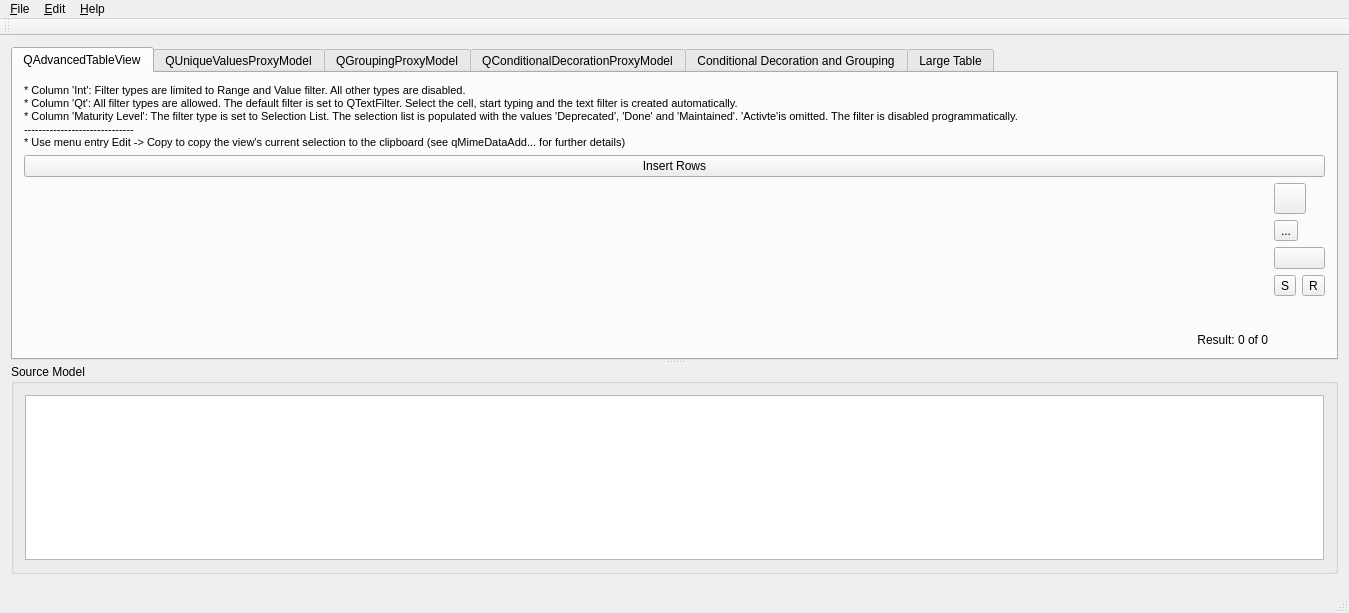
<?xml version="1.0" encoding="UTF-8"?>
<ui version="4.0">
 <class>MainWindow</class>
 <widget class="QMainWindow" name="MainWindow">
  <property name="geometry">
   <rect>
    <x>0</x>
    <y>0</y>
    <width>1349</width>
    <height>613</height>
   </rect>
  </property>
  <property name="windowTitle">
   <string>MainWindow</string>
  </property>
  <widget class="QWidget" name="centralWidget">
   <layout class="QVBoxLayout" name="verticalLayout_5">
    <item>
     <widget class="QSplitter" name="splitter">
      <property name="orientation">
       <enum>Qt::Vertical</enum>
      </property>
      <widget class="QTabWidget" name="tabWidget">
       <property name="currentIndex">
        <number>0</number>
       </property>
       <widget class="QWidget" name="tab">
        <attribute name="title">
         <string>QAdvancedTableView</string>
        </attribute>
        <layout class="QVBoxLayout" name="verticalLayout_7">
         <item>
          <widget class="QLabel" name="label">
           <property name="text">
            <string>&lt;!DOCTYPE HTML PUBLIC &quot;-//W3C//DTD HTML 4.0//EN&quot; &quot;http://www.w3.org/TR/REC-html40/strict.dtd&quot;&gt;
&lt;html&gt;&lt;head&gt;&lt;meta name=&quot;qrichtext&quot; content=&quot;1&quot; /&gt;&lt;style type=&quot;text/css&quot;&gt;
p, li { white-space: pre-wrap; }
&lt;/style&gt;&lt;/head&gt;&lt;body style=&quot; font-family:'MS Shell Dlg 2'; font-size:8pt; font-weight:400; font-style:normal;&quot;&gt;
&lt;p style=&quot; margin-top:0px; margin-bottom:0px; margin-left:0px; margin-right:0px; -qt-block-indent:0; text-indent:0px;&quot;&gt;* Column 'Int': Filter types are limited to Range and Value filter. All other types are disabled.&lt;/p&gt;
&lt;p style=&quot; margin-top:0px; margin-bottom:0px; margin-left:0px; margin-right:0px; -qt-block-indent:0; text-indent:0px;&quot;&gt;* Column 'Qt': All filter types are allowed. The default filter is set to QTextFilter. Select the cell, start typing and the text filter is created automatically.&lt;/p&gt;
&lt;p style=&quot; margin-top:0px; margin-bottom:0px; margin-left:0px; margin-right:0px; -qt-block-indent:0; text-indent:0px;&quot;&gt;* Column 'Maturity Level': The filter type is set to Selection List. The selection list is populated with the values&lt;span style=&quot; color:#000000;&quot;&gt; 'Deprecated', 'Done' and 'Maintained'. 'Activte'is omitted. The filter is disabled programmatically.&lt;/span&gt;&lt;/p&gt;
&lt;p style=&quot; margin-top:0px; margin-bottom:0px; margin-left:0px; margin-right:0px; -qt-block-indent:0; text-indent:0px;&quot;&gt;&lt;span style=&quot; color:#000000;&quot;&gt;------------------------------&lt;/span&gt;&lt;/p&gt;
&lt;p style=&quot; margin-top:0px; margin-bottom:0px; margin-left:0px; margin-right:0px; -qt-block-indent:0; text-indent:0px;&quot;&gt;&lt;span style=&quot; color:#000000;&quot;&gt;* Use menu entry Edit -&amp;gt; Copy to copy the view's current selection to the clipboard (see qMimeDataAdd... for further details)&lt;/span&gt;&lt;/p&gt;&lt;/body&gt;&lt;/html&gt;</string>
           </property>
          </widget>
         </item>
         <item>
          <widget class="QPushButton" name="commandInsertRows">
           <property name="text">
            <string>Insert Rows</string>
           </property>
          </widget>
         </item>
         <item>
          <layout class="QGridLayout" name="gridLayout_2">
           <item row="0" column="0">
            <widget class="QAdvancedTableView" name="filterTableView" native="true"/>
           </item>
           <item row="0" column="1">
            <layout class="QVBoxLayout" name="verticalLayout">
             <item>
              <widget class="QToolButton" name="splitModeToolButton">
               <property name="text">
                <string/>
               </property>
               <property name="iconSize">
                <size>
                 <width>24</width>
                 <height>24</height>
                </size>
               </property>
              </widget>
             </item>
             <item>
              <widget class="QToolButton" name="pinRowsToolButton">
               <property name="text">
                <string>...</string>
               </property>
               <property name="icon">
                <iconset resource="../qaivlib/QAIV.qrc">
                 <normaloff>:/qaiv/pin/enabled</normaloff>:/qaiv/pin/enabled</iconset>
               </property>
               <property name="iconSize">
                <size>
                 <width>24</width>
                 <height>24</height>
                </size>
               </property>
               <property name="checkable">
                <bool>false</bool>
               </property>
              </widget>
             </item>
             <item>
              <widget class="QTableModelExportPushButton" name="exportPushButton">
               <property name="iconSize">
                <size>
                 <width>24</width>
                 <height>24</height>
                </size>
               </property>
              </widget>
             </item>
             <item>
              <layout class="QHBoxLayout" name="horizontalLayout">
               <item>
                <widget class="QToolButton" name="saveStateToolButton">
                 <property name="sizePolicy">
                  <sizepolicy hsizetype="Fixed" vsizetype="Fixed">
                   <horstretch>0</horstretch>
                   <verstretch>0</verstretch>
                  </sizepolicy>
                 </property>
                 <property name="toolTip">
                  <string>Save table view state</string>
                 </property>
                 <property name="text">
                  <string>S</string>
                 </property>
                </widget>
               </item>
               <item>
                <widget class="QToolButton" name="restoreStateToolButton">
                 <property name="toolTip">
                  <string>Restore table view state</string>
                 </property>
                 <property name="text">
                  <string>R</string>
                 </property>
                </widget>
               </item>
              </layout>
             </item>
             <item>
              <spacer name="verticalSpacer_2">
               <property name="orientation">
                <enum>Qt::Vertical</enum>
               </property>
               <property name="sizeHint" stdset="0">
                <size>
                 <width>20</width>
                 <height>40</height>
                </size>
               </property>
              </spacer>
             </item>
            </layout>
           </item>
           <item row="1" column="0">
            <widget class="QLabel" name="advancedTableViewResultLabel">
             <property name="text">
              <string>Result: 0 of 0</string>
             </property>
             <property name="alignment">
              <set>Qt::AlignRight|Qt::AlignTrailing|Qt::AlignVCenter</set>
             </property>
            </widget>
           </item>
          </layout>
         </item>
        </layout>
       </widget>
       <widget class="QWidget" name="tab_2">
        <attribute name="title">
         <string>QUniqueValuesProxyModel</string>
        </attribute>
        <layout class="QVBoxLayout" name="verticalLayout_3">
         <item>
          <widget class="QLabel" name="label_2">
           <property name="text">
            <string>&lt;!DOCTYPE HTML PUBLIC &quot;-//W3C//DTD HTML 4.0//EN&quot; &quot;http://www.w3.org/TR/REC-html40/strict.dtd&quot;&gt;
&lt;html&gt;&lt;head&gt;&lt;meta name=&quot;qrichtext&quot; content=&quot;1&quot; /&gt;&lt;style type=&quot;text/css&quot;&gt;
p, li { white-space: pre-wrap; }
&lt;/style&gt;&lt;/head&gt;&lt;body style=&quot; font-family:'MS Shell Dlg 2'; font-size:8.25pt; font-weight:400; font-style:normal;&quot;&gt;
&lt;p style=&quot; margin-top:0px; margin-bottom:0px; margin-left:0px; margin-right:0px; -qt-block-indent:0; text-indent:0px;&quot;&gt;&lt;span style=&quot; font-size:8pt;&quot;&gt;The QUniqueValuesProxyModel removes all duplicate values in column 'Duplicate Values'&lt;/span&gt;&lt;/p&gt;&lt;/body&gt;&lt;/html&gt;</string>
           </property>
          </widget>
         </item>
         <item>
          <widget class="QTableView" name="uniqueValuesTableView">
           <property name="alternatingRowColors">
            <bool>true</bool>
           </property>
          </widget>
         </item>
        </layout>
       </widget>
       <widget class="QWidget" name="tab_3">
        <attribute name="title">
         <string>QGroupingProxyModel</string>
        </attribute>
        <layout class="QVBoxLayout" name="verticalLayout_6">
         <item>
          <widget class="QLabel" name="label_3">
           <property name="sizePolicy">
            <sizepolicy hsizetype="Preferred" vsizetype="Fixed">
             <horstretch>0</horstretch>
             <verstretch>0</verstretch>
            </sizepolicy>
           </property>
           <property name="text">
            <string>&lt;!DOCTYPE HTML PUBLIC &quot;-//W3C//DTD HTML 4.0//EN&quot; &quot;http://www.w3.org/TR/REC-html40/strict.dtd&quot;&gt;
&lt;html&gt;&lt;head&gt;&lt;meta name=&quot;qrichtext&quot; content=&quot;1&quot; /&gt;&lt;style type=&quot;text/css&quot;&gt;
p, li { white-space: pre-wrap; }
&lt;/style&gt;&lt;/head&gt;&lt;body style=&quot; font-family:'MS Shell Dlg 2'; font-size:8.25pt; font-weight:400; font-style:normal;&quot;&gt;
&lt;p style=&quot; margin-top:0px; margin-bottom:0px; margin-left:0px; margin-right:0px; -qt-block-indent:0; text-indent:0px;&quot;&gt;&lt;span style=&quot; font-size:8pt;&quot;&gt;* The QGroupingProxyModel groups the items based on the values in column 'Qt Group'. Items not matching the group selectors are listed in group 'Ungrouped'.&lt;/span&gt;&lt;/p&gt;
&lt;p style=&quot; margin-top:0px; margin-bottom:0px; margin-left:0px; margin-right:0px; -qt-block-indent:0; text-indent:0px;&quot;&gt;&lt;span style=&quot; font-size:8pt;&quot;&gt;* Editing the values in column 'Qt Group' will rearrange the items.&lt;/span&gt;&lt;/p&gt;
&lt;p style=&quot; margin-top:0px; margin-bottom:0px; margin-left:0px; margin-right:0px; -qt-block-indent:0; text-indent:0px;&quot;&gt;&lt;span style=&quot; font-size:8pt;&quot;&gt;* The groups are defined in mainwindow.cpp section 'QGroupingProxyModel'.&lt;/span&gt;&lt;/p&gt;
&lt;p style=&quot; margin-top:0px; margin-bottom:0px; margin-left:0px; margin-right:0px; -qt-block-indent:0; text-indent:0px;&quot;&gt;&lt;span style=&quot; font-size:8pt;&quot;&gt;* Both views are using the class QAdvancedHeaderView to control the visbility of the columns (Right mouse click on the header items shows the context menu).&lt;/span&gt;&lt;/p&gt;
&lt;p style=&quot; margin-top:0px; margin-bottom:0px; margin-left:0px; margin-right:0px; -qt-block-indent:0; text-indent:0px;&quot;&gt;&lt;span style=&quot; font-size:8pt;&quot;&gt;* Sorting is enabled by using cascading proxies. QStandardItemModel -&amp;gt; QGroupingProxyModel -&amp;gt; QSortFilterProxyModel -&amp;gt; QTreeView.&lt;/span&gt;&lt;/p&gt;&lt;/body&gt;&lt;/html&gt;</string>
           </property>
           <property name="alignment">
            <set>Qt::AlignLeading|Qt::AlignLeft|Qt::AlignTop</set>
           </property>
           <property name="wordWrap">
            <bool>true</bool>
           </property>
          </widget>
         </item>
         <item>
          <layout class="QGridLayout" name="gridLayout">
           <item row="0" column="1">
            <widget class="QLabel" name="label_4">
             <property name="text">
              <string>&lt;!DOCTYPE HTML PUBLIC &quot;-//W3C//DTD HTML 4.0//EN&quot; &quot;http://www.w3.org/TR/REC-html40/strict.dtd&quot;&gt;
&lt;html&gt;&lt;head&gt;&lt;meta name=&quot;qrichtext&quot; content=&quot;1&quot; /&gt;&lt;style type=&quot;text/css&quot;&gt;
p, li { white-space: pre-wrap; }
&lt;/style&gt;&lt;/head&gt;&lt;body style=&quot; font-family:'MS Shell Dlg 2'; font-size:8.25pt; font-weight:400; font-style:normal;&quot;&gt;
&lt;p style=&quot; margin-top:0px; margin-bottom:0px; margin-left:0px; margin-right:0px; -qt-block-indent:0; text-indent:0px;&quot;&gt;&lt;span style=&quot; font-size:8pt; font-weight:600;&quot;&gt;Add/Remove Group&lt;/span&gt;&lt;/p&gt;&lt;/body&gt;&lt;/html&gt;</string>
             </property>
            </widget>
           </item>
           <item row="0" column="0" rowspan="4">
            <widget class="QTreeView" name="groupingTreeView">
             <property name="sortingEnabled">
              <bool>true</bool>
             </property>
            </widget>
           </item>
           <item row="1" column="1">
            <widget class="QCheckBox" name="groupWindowsCheckBox">
             <property name="text">
              <string>Windows developers</string>
             </property>
             <property name="checkable">
              <bool>true</bool>
             </property>
            </widget>
           </item>
           <item row="2" column="1">
            <widget class="QCheckBox" name="groupUnixCheckBox">
             <property name="text">
              <string>Unix developers</string>
             </property>
            </widget>
           </item>
           <item row="3" column="1">
            <spacer name="verticalSpacer">
             <property name="orientation">
              <enum>Qt::Vertical</enum>
             </property>
             <property name="sizeHint" stdset="0">
              <size>
               <width>20</width>
               <height>40</height>
              </size>
             </property>
            </spacer>
           </item>
          </layout>
         </item>
        </layout>
       </widget>
       <widget class="QWidget" name="tab_4">
        <attribute name="title">
         <string>QConditionalDecorationProxyModel</string>
        </attribute>
        <layout class="QVBoxLayout" name="verticalLayout_4">
         <item>
          <widget class="QLabel" name="label_7">
           <property name="text">
            <string>&lt;html&gt;&lt;head/&gt;&lt;body&gt;&lt;p&gt;Select a cell (item) and click on the right mouse button to open the dialog to add or modify a conditional decoration.&lt;/p&gt;&lt;/body&gt;&lt;/html&gt;</string>
           </property>
          </widget>
         </item>
         <item>
          <widget class="QTableView" name="decorationProxyModelTableView">
           <property name="contextMenuPolicy">
            <enum>Qt::CustomContextMenu</enum>
           </property>
          </widget>
         </item>
        </layout>
       </widget>
       <widget class="QWidget" name="tab_7">
        <attribute name="title">
         <string>Conditional Decoration and Grouping</string>
        </attribute>
        <layout class="QVBoxLayout" name="verticalLayout_9">
         <item>
          <widget class="QLabel" name="label_5">
           <property name="sizePolicy">
            <sizepolicy hsizetype="Preferred" vsizetype="Fixed">
             <horstretch>0</horstretch>
             <verstretch>0</verstretch>
            </sizepolicy>
           </property>
           <property name="text">
            <string>&lt;!DOCTYPE HTML PUBLIC &quot;-//W3C//DTD HTML 4.0//EN&quot; &quot;http://www.w3.org/TR/REC-html40/strict.dtd&quot;&gt;
&lt;html&gt;&lt;head&gt;&lt;meta name=&quot;qrichtext&quot; content=&quot;1&quot; /&gt;&lt;style type=&quot;text/css&quot;&gt;
p, li { white-space: pre-wrap; }
&lt;/style&gt;&lt;/head&gt;&lt;body style=&quot; font-family:'MS Shell Dlg 2'; font-size:8.25pt; font-weight:400; font-style:normal;&quot;&gt;
&lt;p style=&quot; margin-top:0px; margin-bottom:0px; margin-left:0px; margin-right:0px; -qt-block-indent:0; text-indent:0px;&quot;&gt;&lt;span style=&quot; font-size:8pt;&quot;&gt;* This tab demonstrates how a QConditionalDecorationProxyModel and the QGroupingProxyModel can be combined.&lt;/span&gt;&lt;/p&gt;
&lt;p style=&quot; margin-top:0px; margin-bottom:0px; margin-left:0px; margin-right:0px; -qt-block-indent:0; text-indent:0px;&quot;&gt;&lt;span style=&quot; font-size:8pt;&quot;&gt;* A click on the right mouse button opens the dialog to configure the decorations.&lt;/span&gt;&lt;/p&gt;&lt;/body&gt;&lt;/html&gt;</string>
           </property>
           <property name="alignment">
            <set>Qt::AlignLeading|Qt::AlignLeft|Qt::AlignTop</set>
           </property>
           <property name="wordWrap">
            <bool>true</bool>
           </property>
          </widget>
         </item>
         <item>
          <widget class="QTreeView" name="decoratedGroupingTreeView">
           <property name="contextMenuPolicy">
            <enum>Qt::CustomContextMenu</enum>
           </property>
           <property name="sortingEnabled">
            <bool>true</bool>
           </property>
          </widget>
         </item>
        </layout>
       </widget>
       <widget class="QWidget" name="tabLargeTable">
        <attribute name="title">
         <string>Large Table</string>
        </attribute>
        <layout class="QGridLayout" name="gridLayout_3">
         <item row="0" column="0">
          <widget class="QLabel" name="label_6">
           <property name="text">
            <string>&lt;!DOCTYPE HTML PUBLIC &quot;-//W3C//DTD HTML 4.0//EN&quot; &quot;http://www.w3.org/TR/REC-html40/strict.dtd&quot;&gt;
&lt;html&gt;&lt;head&gt;&lt;meta name=&quot;qrichtext&quot; content=&quot;1&quot; /&gt;&lt;style type=&quot;text/css&quot;&gt;
p, li { white-space: pre-wrap; }
&lt;/style&gt;&lt;/head&gt;&lt;body style=&quot; font-family:'MS Shell Dlg 2'; font-size:8.25pt; font-weight:400; font-style:normal;&quot;&gt;
&lt;p style=&quot; margin-top:0px; margin-bottom:0px; margin-left:0px; margin-right:0px; -qt-block-indent:0; text-indent:0px;&quot;&gt;&lt;span style=&quot; font-size:8pt;&quot;&gt;Click 'Populate' to fill the table view with 30.000 words from the file 'lorem_ipsum.txt'.&lt;/span&gt;&lt;/p&gt;&lt;/body&gt;&lt;/html&gt;</string>
           </property>
          </widget>
         </item>
         <item row="0" column="1">
          <widget class="QPushButton" name="populatePushButton">
           <property name="sizePolicy">
            <sizepolicy hsizetype="Fixed" vsizetype="Fixed">
             <horstretch>0</horstretch>
             <verstretch>0</verstretch>
            </sizepolicy>
           </property>
           <property name="text">
            <string>Populate</string>
           </property>
          </widget>
         </item>
         <item row="1" column="0" colspan="2">
          <widget class="QAdvancedTableView" name="largeTableView" native="true"/>
         </item>
        </layout>
       </widget>
      </widget>
      <widget class="QGroupBox" name="groupBox">
       <property name="title">
        <string>Source Model</string>
       </property>
       <layout class="QVBoxLayout" name="verticalLayout_2">
        <item>
         <widget class="QTableView" name="sourceModelTableView">
          <attribute name="horizontalHeaderStretchLastSection">
           <bool>true</bool>
          </attribute>
         </widget>
        </item>
       </layout>
      </widget>
     </widget>
    </item>
    <item>
     <widget class="QSearchBar" name="searchBar" native="true"/>
    </item>
   </layout>
  </widget>
  <widget class="QMenuBar" name="menuBar">
   <property name="geometry">
    <rect>
     <x>0</x>
     <y>0</y>
     <width>1349</width>
     <height>22</height>
    </rect>
   </property>
   <widget class="QMenu" name="fileMenu">
    <property name="title">
     <string>&amp;File</string>
    </property>
    <addaction name="exitAction"/>
   </widget>
   <widget class="QMenu" name="helpMenu">
    <property name="title">
     <string>&amp;Help</string>
    </property>
    <addaction name="aboutQtAction"/>
   </widget>
   <widget class="QMenu" name="menu_Edit">
    <property name="title">
     <string>&amp;Edit</string>
    </property>
    <addaction name="copyAction"/>
    <addaction name="searchAction"/>
   </widget>
   <addaction name="fileMenu"/>
   <addaction name="menu_Edit"/>
   <addaction name="helpMenu"/>
  </widget>
  <widget class="QToolBar" name="mainToolBar">
   <attribute name="toolBarArea">
    <enum>TopToolBarArea</enum>
   </attribute>
   <attribute name="toolBarBreak">
    <bool>false</bool>
   </attribute>
  </widget>
  <widget class="QStatusBar" name="statusBar"/>
  <action name="exitAction">
   <property name="text">
    <string>&amp;Exit</string>
   </property>
   <property name="shortcut">
    <string>Ctrl+Q</string>
   </property>
  </action>
  <action name="aboutQtAction">
   <property name="text">
    <string>About &amp;Qt...</string>
   </property>
  </action>
  <action name="singleViewAction">
   <property name="icon">
    <iconset resource="example.qrc">
     <normaloff>:/icons/no_split</normaloff>:/icons/no_split</iconset>
   </property>
   <property name="text">
    <string>Single View</string>
   </property>
  </action>
  <action name="horizontalSplitAction">
   <property name="icon">
    <iconset resource="example.qrc">
     <normaloff>:/icons/vsplit</normaloff>:/icons/vsplit</iconset>
   </property>
   <property name="text">
    <string>Horizontal Split</string>
   </property>
  </action>
  <action name="verticalSplitAction">
   <property name="icon">
    <iconset resource="example.qrc">
     <normaloff>:/icons/hsplit</normaloff>:/icons/hsplit</iconset>
   </property>
   <property name="text">
    <string>Vertical Split</string>
   </property>
  </action>
  <action name="copyAction">
   <property name="text">
    <string>Copy</string>
   </property>
   <property name="shortcut">
    <string>Ctrl+C</string>
   </property>
  </action>
  <action name="searchAction">
   <property name="text">
    <string>Search</string>
   </property>
   <property name="shortcut">
    <string>Ctrl+F</string>
   </property>
  </action>
 </widget>
 <layoutdefault spacing="6" margin="11"/>
 <customwidgets>
  <customwidget>
   <class>QAdvancedTableView</class>
   <extends>QWidget</extends>
   <header>QAdvancedTableView.h</header>
  </customwidget>
  <customwidget>
   <class>QSearchBar</class>
   <extends>QWidget</extends>
   <header>QSearchBar.h</header>
  </customwidget>
  <customwidget>
   <class>QTableModelExportPushButton</class>
   <extends>QPushButton</extends>
   <header>QTableModelExportPushButton.h</header>
  </customwidget>
 </customwidgets>
 <resources>
  <include location="example.qrc"/>
  <include location="../qaivlib/QAIV.qrc"/>
 </resources>
 <connections>
  <connection>
   <sender>exitAction</sender>
   <signal>triggered()</signal>
   <receiver>MainWindow</receiver>
   <slot>exitActionTriggered()</slot>
   <hints>
    <hint type="sourcelabel">
     <x>-1</x>
     <y>-1</y>
    </hint>
    <hint type="destinationlabel">
     <x>199</x>
     <y>149</y>
    </hint>
   </hints>
  </connection>
  <connection>
   <sender>aboutQtAction</sender>
   <signal>triggered()</signal>
   <receiver>MainWindow</receiver>
   <slot>aboutQtActionTriggered()</slot>
   <hints>
    <hint type="sourcelabel">
     <x>-1</x>
     <y>-1</y>
    </hint>
    <hint type="destinationlabel">
     <x>589</x>
     <y>287</y>
    </hint>
   </hints>
  </connection>
  <connection>
   <sender>singleViewAction</sender>
   <signal>triggered()</signal>
   <receiver>MainWindow</receiver>
   <slot>splitActionTriggered()</slot>
   <hints>
    <hint type="sourcelabel">
     <x>-1</x>
     <y>-1</y>
    </hint>
    <hint type="destinationlabel">
     <x>674</x>
     <y>288</y>
    </hint>
   </hints>
  </connection>
  <connection>
   <sender>horizontalSplitAction</sender>
   <signal>triggered()</signal>
   <receiver>MainWindow</receiver>
   <slot>splitActionTriggered()</slot>
   <hints>
    <hint type="sourcelabel">
     <x>-1</x>
     <y>-1</y>
    </hint>
    <hint type="destinationlabel">
     <x>674</x>
     <y>288</y>
    </hint>
   </hints>
  </connection>
  <connection>
   <sender>verticalSplitAction</sender>
   <signal>triggered()</signal>
   <receiver>MainWindow</receiver>
   <slot>splitActionTriggered()</slot>
   <hints>
    <hint type="sourcelabel">
     <x>-1</x>
     <y>-1</y>
    </hint>
    <hint type="destinationlabel">
     <x>674</x>
     <y>288</y>
    </hint>
   </hints>
  </connection>
  <connection>
   <sender>groupUnixCheckBox</sender>
   <signal>toggled(bool)</signal>
   <receiver>MainWindow</receiver>
   <slot>groupUnixCheckBoxToggled(bool)</slot>
   <hints>
    <hint type="sourcelabel">
     <x>1303</x>
     <y>203</y>
    </hint>
    <hint type="destinationlabel">
     <x>589</x>
     <y>287</y>
    </hint>
   </hints>
  </connection>
  <connection>
   <sender>groupWindowsCheckBox</sender>
   <signal>toggled(bool)</signal>
   <receiver>MainWindow</receiver>
   <slot>groupWindowsCheckBoxToggled(bool)</slot>
   <hints>
    <hint type="sourcelabel">
     <x>1303</x>
     <y>180</y>
    </hint>
    <hint type="destinationlabel">
     <x>589</x>
     <y>287</y>
    </hint>
   </hints>
  </connection>
  <connection>
   <sender>decorationProxyModelTableView</sender>
   <signal>customContextMenuRequested(QPoint)</signal>
   <receiver>MainWindow</receiver>
   <slot>decoratedTableViewCustomContextMenuRequested(QPoint)</slot>
   <hints>
    <hint type="sourcelabel">
     <x>101</x>
     <y>94</y>
    </hint>
    <hint type="destinationlabel">
     <x>674</x>
     <y>288</y>
    </hint>
   </hints>
  </connection>
  <connection>
   <sender>decoratedGroupingTreeView</sender>
   <signal>customContextMenuRequested(QPoint)</signal>
   <receiver>MainWindow</receiver>
   <slot>decoratedGroupingTreeViewCustomContextMenuRequested(QPoint)</slot>
   <hints>
    <hint type="sourcelabel">
     <x>101</x>
     <y>107</y>
    </hint>
    <hint type="destinationlabel">
     <x>674</x>
     <y>288</y>
    </hint>
   </hints>
  </connection>
  <connection>
   <sender>populatePushButton</sender>
   <signal>clicked()</signal>
   <receiver>MainWindow</receiver>
   <slot>populatePushButtonClicked()</slot>
   <hints>
    <hint type="sourcelabel">
     <x>1289</x>
     <y>75</y>
    </hint>
    <hint type="destinationlabel">
     <x>674</x>
     <y>288</y>
    </hint>
   </hints>
  </connection>
  <connection>
   <sender>pinRowsToolButton</sender>
   <signal>clicked()</signal>
   <receiver>MainWindow</receiver>
   <slot>pinRowsToolButtonClicked()</slot>
   <hints>
    <hint type="sourcelabel">
     <x>1307</x>
     <y>211</y>
    </hint>
    <hint type="destinationlabel">
     <x>674</x>
     <y>288</y>
    </hint>
   </hints>
  </connection>
  <connection>
   <sender>copyAction</sender>
   <signal>triggered()</signal>
   <receiver>MainWindow</receiver>
   <slot>copy()</slot>
   <hints>
    <hint type="sourcelabel">
     <x>-1</x>
     <y>-1</y>
    </hint>
    <hint type="destinationlabel">
     <x>674</x>
     <y>288</y>
    </hint>
   </hints>
  </connection>
  <connection>
   <sender>saveStateToolButton</sender>
   <signal>clicked()</signal>
   <receiver>MainWindow</receiver>
   <slot>saveStateToolButtonClicked()</slot>
   <hints>
    <hint type="sourcelabel">
     <x>1287</x>
     <y>266</y>
    </hint>
    <hint type="destinationlabel">
     <x>1348</x>
     <y>267</y>
    </hint>
   </hints>
  </connection>
  <connection>
   <sender>restoreStateToolButton</sender>
   <signal>clicked()</signal>
   <receiver>MainWindow</receiver>
   <slot>restoreStateToolButtonClicked()</slot>
   <hints>
    <hint type="sourcelabel">
     <x>1311</x>
     <y>268</y>
    </hint>
    <hint type="destinationlabel">
     <x>1344</x>
     <y>311</y>
    </hint>
   </hints>
  </connection>
  <connection>
   <sender>exportPushButton</sender>
   <signal>exportAllTriggered(QByteArray)</signal>
   <receiver>MainWindow</receiver>
   <slot>exportAll(QByteArray)</slot>
   <hints>
    <hint type="sourcelabel">
     <x>1300</x>
     <y>224</y>
    </hint>
    <hint type="destinationlabel">
     <x>1346</x>
     <y>203</y>
    </hint>
   </hints>
  </connection>
  <connection>
   <sender>exportPushButton</sender>
   <signal>exportSelectionTriggered(QByteArray)</signal>
   <receiver>MainWindow</receiver>
   <slot>exportSelection(QByteArray)</slot>
   <hints>
    <hint type="sourcelabel">
     <x>1285</x>
     <y>235</y>
    </hint>
    <hint type="destinationlabel">
     <x>1344</x>
     <y>242</y>
    </hint>
   </hints>
  </connection>
  <connection>
   <sender>searchBar</sender>
   <signal>expressionChanged(QString)</signal>
   <receiver>MainWindow</receiver>
   <slot>search(QString)</slot>
   <hints>
    <hint type="sourcelabel">
     <x>288</x>
     <y>573</y>
    </hint>
    <hint type="destinationlabel">
     <x>294</x>
     <y>616</y>
    </hint>
   </hints>
  </connection>
  <connection>
   <sender>searchAction</sender>
   <signal>triggered()</signal>
   <receiver>MainWindow</receiver>
   <slot>search()</slot>
   <hints>
    <hint type="sourcelabel">
     <x>-1</x>
     <y>-1</y>
    </hint>
    <hint type="destinationlabel">
     <x>674</x>
     <y>306</y>
    </hint>
   </hints>
  </connection>
 </connections>
 <slots>
  <slot>exitActionTriggered()</slot>
  <slot>insertRowPushButtonClicked()</slot>
  <slot>groupWindowsCheckBoxToggled(bool)</slot>
  <slot>groupUnixCheckBoxToggled(bool)</slot>
  <slot>aboutQtActionTriggered()</slot>
  <slot>decoratedTableViewCustomContextMenuRequested(QPoint)</slot>
  <slot>decoratedGroupingTreeViewCustomContextMenuRequested(QPoint)</slot>
  <slot>splitActionTriggered()</slot>
  <slot>pinRowsToolButtonClicked()</slot>
  <slot>populatePushButtonClicked()</slot>
  <slot>restoreStateToolButtonClicked()</slot>
  <slot>saveStateToolButtonClicked()</slot>
  <slot>copy()</slot>
  <slot>exportAll(QByteArray)</slot>
  <slot>exportSelection(QByteArray)</slot>
  <slot>search(QString)</slot>
  <slot>search()</slot>
 </slots>
</ui>
